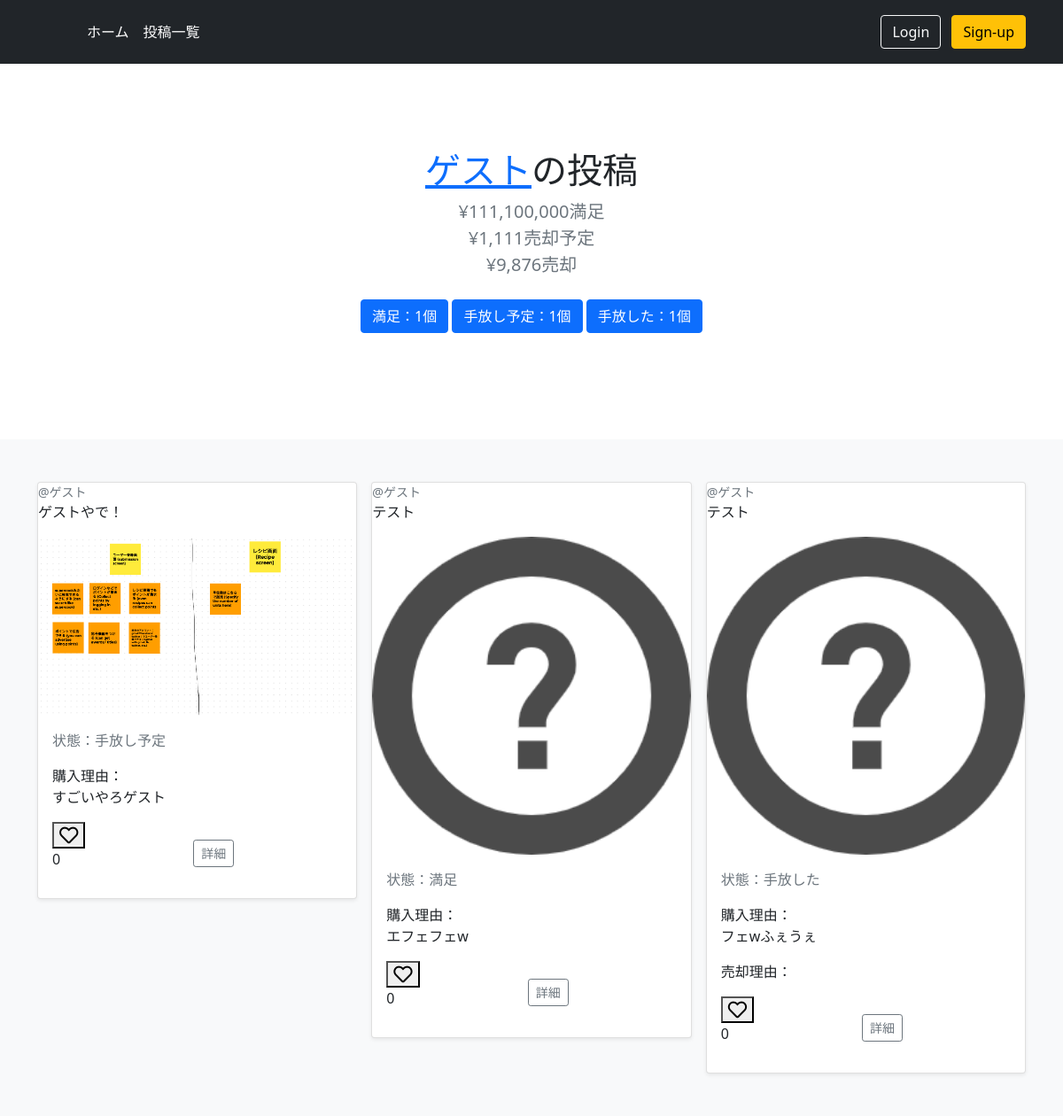
The app's page /user_posts/8, older data.
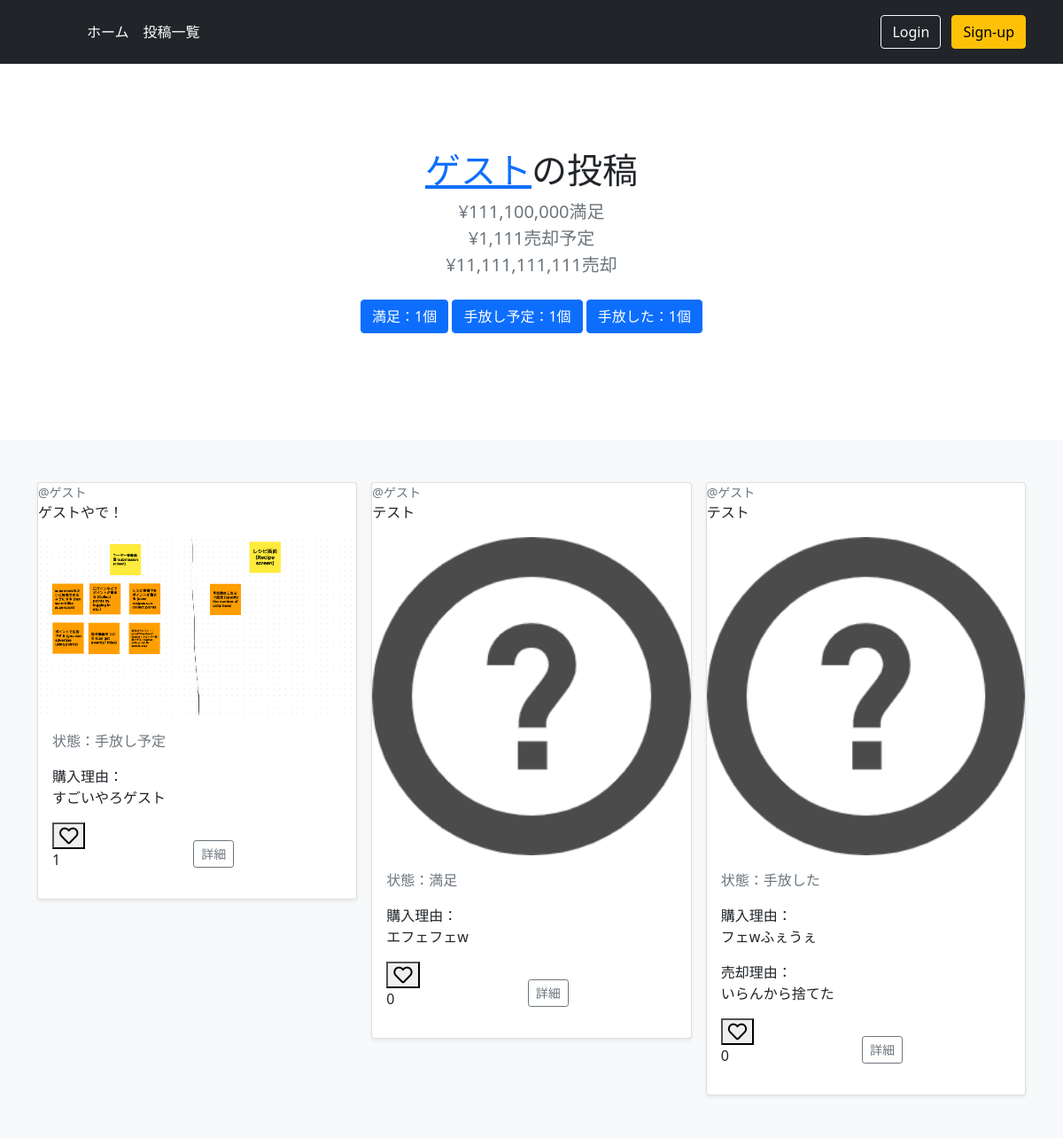
The same page, newer data.
### minimal/models.py (models this page shows)
class CustomUser(AbstractUser):
    image = models.ImageField(upload_to='', blank=True, null=True, verbose_name='プロフィール画像', default='default_user_icon.jpeg')

class MinimalModel(models.Model):
    title = models.CharField(max_length=20, verbose_name='品物名')
    author = models.ForeignKey(get_user_model(), on_delete=models.CASCADE, verbose_name='購入者')
    buy_reason = models.TextField(verbose_name='購入した理由')
    sell_reason = models.TextField(null=True, blank=True, verbose_name='手放す理由')
    status = models.ForeignKey(ThingStatus, on_delete=models.PROTECT, verbose_name='物の状況')
    obj_image = models.ImageField(upload_to='', blank=True, null=True, default='default_thing_icon.png', verbose_name='物の画像')
    buy_date = models.DateField(verbose_name='購入日')
    buy_price = models.IntegerField(verbose_name='購入金額')
    sell_price = models.IntegerField(null=True, blank=True, verbose_name='売却金額')
    nice_throw = models.IntegerField(null=True, blank=True)
    def __str__(self):
        return self.title

class ThingStatus(models.Model):
    name = models.CharField('物の状況', max_length=50)
    def __str__(self):
        return self.name

### minimal/views.py (the view)
# urls.py: path('user_posts/<int:pk>', views.user_posts, name='user_posts'),
def user_posts(request, pk):
    context = user_posts_base(pk)
    return render(request, 'user_posts.html', context)

### templates/user_posts.html (shortened to what this page needs)
{% extends 'base.html' %}
{% block header %}
  <section class="py-5 text-center container">
    <div class="row py-lg-5">
      <div class="col-lg-6 col-md-8 mx-auto">
        {% if 'satisfied' in request.path %}
          <h1 class="fw-light"><a href="{% url 'user_posts' user.id %}">{{ user.username }}</a>が購入した物</h1>
          <p class="lead text-muted">合計¥{{ buy_price_sum }}購入した</p>
        {% elif 'planed' in request.path %}
          <h1 class="fw-light"><a href="{% url 'user_posts' user.id %}">{{ user.username }}</a>が悩んでいる物</h1>
          <p class="lead text-muted">合計¥{{ planed_price_sum }}手放す予定</p>
        {% elif 'threw' in request.path %}
          <h1 class="fw-light"><a href="{% url 'user_posts' user.id %}">{{ user.username }}</a>が手放した物</h1>
          <p class="lead text-muted">合計¥{{ sell_price_sum }}手放した</p>
        {% else %}
          <h1 class="fw-light"><a href="{% url 'user_posts' user.id %}">{{ user.username }}</a>の投稿</h1>
          <p class="lead text-muted">¥{{ buy_price_sum }}満足<br>¥{{ planed_price_sum }}売却予定<br>¥{{ sell_price_sum }}売却 </p>
        {% endif %}
        <p>
          <a href="{% url 'user_posts_satisfied' user.id %}" class="btn btn-primary my-2">満足：{{ satisfied_list.count }}個</a>
          <a href="{% url 'user_posts_planed' user.id %}" class="btn btn-primary my-2">手放し予定：{{ planed_list.count }}個</a>
          <a href="{% url 'user_posts_threw' user.id %}" class="btn btn-primary my-2">手放した：{{ threw_list.count }}個</a>
        </p>
      </div>
    </div>
  </section>
{% endblock header %}
{% block content %}
  <div class="album py-5 bg-light">
    <div class="container">
        <div class="row row-cols-1 row-cols-sm-2 row-cols-md-3 g-3">
    {% if 'satisfied' in request.path %}
      {% for object in satisfied_list %}
        {% include 'user_posts_base.html' %}
      {% endfor %}
    {% elif 'planed' in request.path %}
      {% for object in planed_list %}
        {% include 'user_posts_base.html' %}
      {% endfor %}
    {% elif 'threw' in request.path %}
      {% for object in threw_list %}
        {% include 'user_posts_base.html' %}
      {% endfor %}
    {% else %}
      {% for object in object_list %}
        {% include 'user_posts_base.html' %}
      {% endfor %}
    {% endif %}
      </div>
    </div>
  </div>
{% endblock content %}

### templates/base.html (shortened to what this page needs)
{% load static %}
<!doctype html>
<html lang="ja">
  <head>
    <link href="https://cdn.jsdelivr.net/npm/bootstrap@5.0.0-beta1/dist/css/bootstrap.min.css" rel="stylesheet">
    {% block customcss %}
    <link href="{% static 'header.css' %}" rel="stylesheet">
    <link rel="stylesheet" href="https://pro.fontawesome.com/releases/v5.10.0/css/all.css"/>
    {% endblock customcss %}
  </head>
  <body>
    <header class="p-3 bg-dark text-white">
      <div class="container">
        <div class="d-flex flex-wrap align-items-center justify-content-center justify-content-lg-start">
          <a href="/" class="d-flex align-items-center mb-2 mb-lg-0 text-white text-decoration-none">
          <svg class="bi me-2" width="40" height="32"><use xlink:href="#bootstrap"/></svg>
          </a>
          <ul class="nav col-12 col-lg-auto me-lg-auto mb-2 justify-content-center mb-md-0">
            <li><a href="{% url 'index' %}" class="nav-link px-2 text-white">ホーム</a></li>
            <li><a href="{% url 'list' %}" class="nav-link px-2 text-white">投稿一覧</a></li>
          </ul>
      {% if request.user.is_authenticated %}
          <div class="dropdown text-end">
            <a href="#" class="d-block link-dark text-decoration-none dropdown-toggle" id="dropdownUser1" data-bs-toggle="dropdown" aria-expanded="false">
            {{ request.user }}
            <img src="{{ request.user.image.url }}" alt="mdo" width="32" height="32" class="rounded-circle">
            </a>
            <ul class="dropdown-menu text-small" aria-labelledby="dropdownUser1">
              <li><a class="dropdown-item" href="{% url 'user_posts' request.user.id %}">自分の投稿</a></li>
              <li><a class="dropdown-item" href="{% url 'user_detail' request.user.id %}">ユーザー情報</a></li>
              <li><hr class="dropdown-divider"></li>
              <li><a class="dropdown-item" href="{% url 'logout' %}">ログアウト</a></li>
            </ul>
          </div>
      {% else %}
          <div class="text-end">
            <a href="{% url 'login' %}"><button type="button" class="btn btn-outline-light me-2">Login</button></a>
            <a href="{% url 'signup' %}"><button type="button" class="btn btn-warning">Sign-up</button></a>
          </div>
      {% endif %}
        </div>
      </div>
    </header>
    {% block header %}
    {% endblock header %}
    {% block content %}
    {% endblock content %}
</body>

### templates/user_posts_base.html (shortened to what this page needs)
<div class="col">
    <div class="card shadow-sm">
        <small class="text-muted">@{{ object.author }}</small>
        <p>{{ object }}</p>
        <img class="bd-placeholder-img card-img-top" width="100%" height="100%" src="{{ object.obj_image.url }}">
        <div class="card-body">
            {% if 'satisfied' in request.path or 'planed' in request.path or 'threw' in request.path %}
            {% else %}
              <p class="text-muted">状態：{{ object.status }}</p>
            {% endif %}
                購入理由：<p class="card-text">{{ object.buy_reason }}</p>
            {% if object.status.id == 1 %} {% comment %} 状態＝手放したの時 {% endcomment %}
                {% if object.sell_reason is None %}
                売却理由：<p class="card-text"></p>
                {% else %}
                売却理由：<p class="card-text">{{ object.sell_reason }}</p>
                {% endif %}
            {% endif %}
            <div class="d-flex justify-content-between align-items-center">
                <div class="like-outer">
                    {% include 'like.html' %}
                </div>
                <div class="btn-group">
                    <button type="button" class="btn btn-sm btn-outline-secondary" onclick="location.href='{% url 'detail' object.pk %}'">詳細</button>
                </div>
            </div>
        </div>
    </div>
</div>

### templates/like.html (shortened to what this page needs)
{% if user.is_authenticated %}
<form action="{% url 'like' %}" method="POST">
    {% if object.id in liked_list %}
        <button id="like" name="{{ object.id }}"><i class="fas fa-lg fa-heart like-red"></i></button>
    {% else %}
        <button id="like" name="{{ object.id }}"><i class="far fa-lg fa-heart"></i></button>
    {% endif %}
</form>
<p name="{{ object.id }}-count" class="count"> {{ object.like_set.count }} </p>
{% else %}
<p id="like" name="{{ object.id }}"><i class="fas fa-lg fa-heart"></i></p>
<p name="{{ object.id }}-count" class="count"> {{ object.like_set.count }} </p>
{% endif %}

### minimal/static/header.css (style rules this page uses)
.bi { vertical-align: -.125em; fill: currentColor; }

Row changes from the older to the newer data that the page shows:
computed for MinimalModel "ゲストやで！": like_set.count "0" → "1"
changed MinimalModel "フェwふぇうぇ": sell_reason (not shown) → "いらんから捨てた"
Text that changed along with them:
{{ sell_price_sum }}: "9,876" → "11,111,111,111"
